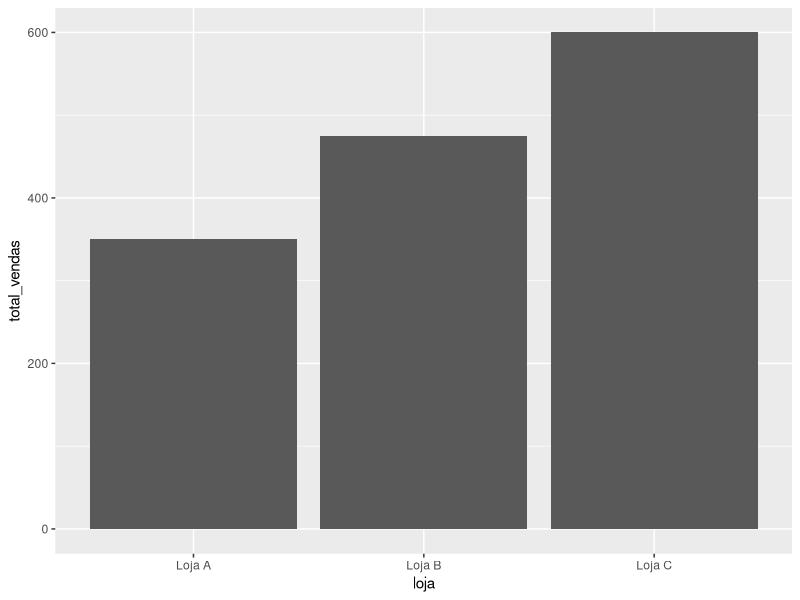
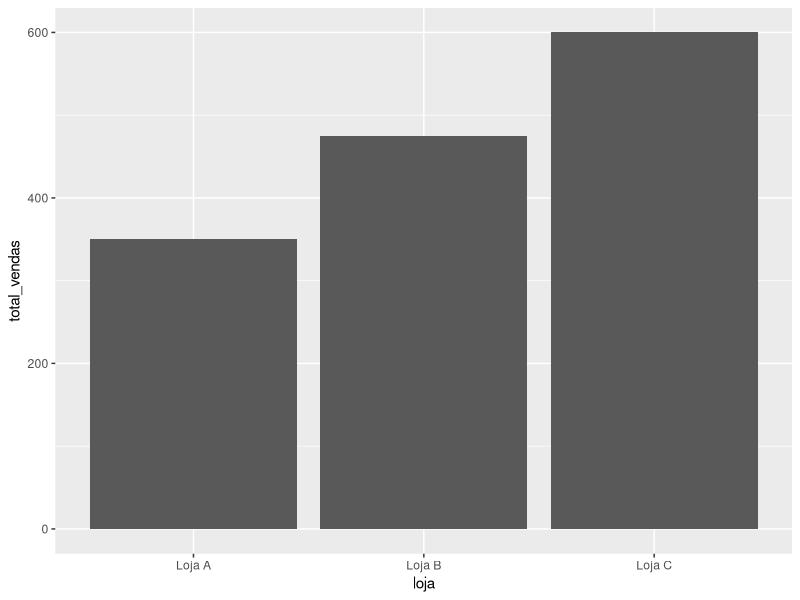
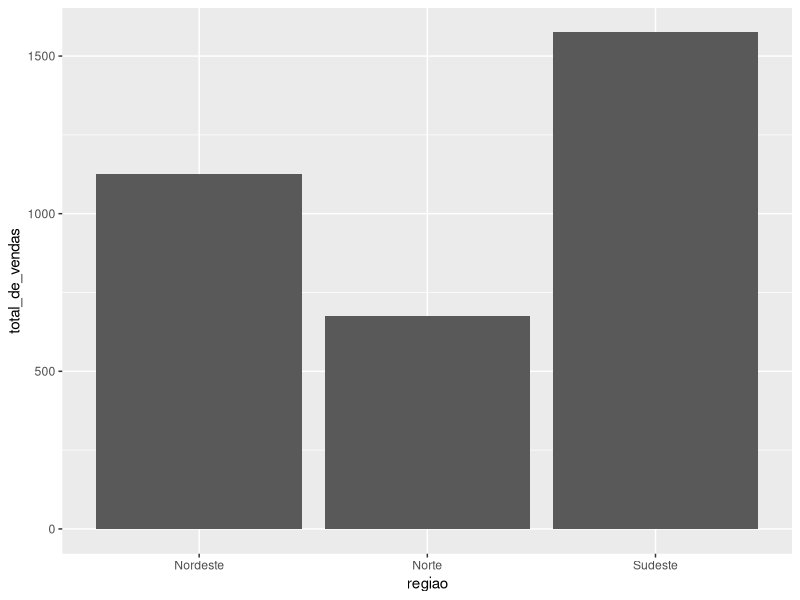
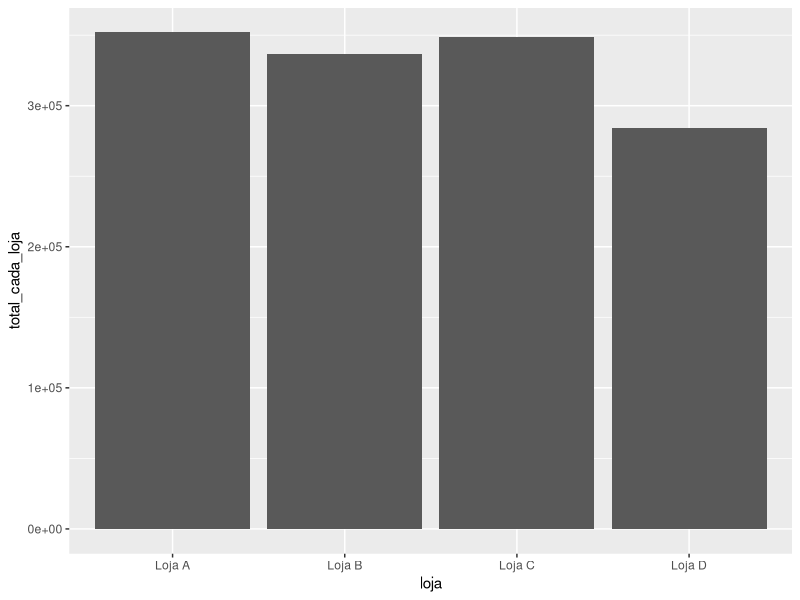

The R source for these figures, in order:
# Remodelagem de Dados com tidyr

# Exercícios


# Configurando o diretório de trabalho
setwd("C:/Users/Julia/Desktop/CienciaDeDados/1.Big-Data-Analytics-com-R-e-Microsoft-Azure-Machine-Learning/7.Manipulacao-de-Dados-com-R")
getwd()



# Carregando os pacotes

library(dplyr)
library(tidyr)
library(stringr)  # necessario para usar a funcao mutate()

library(lubridate) # necessario para funcao de data

library(ggplot2)





# Exercício 1

# Considere o seguinte dataframe com informações sobre vendas de produtos em diferentes lojas:
  
set.seed(123)

vendas <- data.frame(
  loja = rep(LETTERS[1:4], each = 3),
  produto = rep(c("produto A", "produto B", "produto C"), 4),
  venda1 = round(runif(12, min = 10, max = 50)),
  venda2 = round(runif(12, min = 10, max = 50))
)
View(vendas)

# - Reorganize o dataframe para ter uma coluna para a loja, uma coluna para o produto,
#   uma coluna para o tipo de venda (venda1 ou venda2) e uma coluna para o valor da venda.

# - Crie um novo dataframe que apresente a média das vendas de cada produto em cada loja.

vendas_res <- 
  vendas %>% 
  gather(tipo_de_venda, valor_da_venda, c('venda1', 'venda2'))

View(vendas_res)


vendas_res2 <- 
  vendas_res %>% 
  group_by(loja, produto) %>% 
  summarise(media_produto = mean(valor_da_venda))

View(vendas_res2)






# Exercício 2

# Considere o seguinte dataframe com informações sobre o desempenho de alunos em diferentes disciplinas:
  
set.seed(456)

desempenho <- data.frame(
  aluno = paste0("aluno", 1:8),
  matematica_av1 = round(runif(8, min = 0, max = 10), 1),
  matematica_av2 = round(runif(8, min = 0, max = 10), 1),
  portugues_av1 = round(runif(8, min = 0, max = 10), 1),
  portugues_av2 = round(runif(8, min = 0, max = 10), 1),
  historia_av1 = round(runif(8, min = 0, max = 10), 1),
  historia_av2 = round(runif(8, min = 0, max = 10), 1)
)
View(desempenho)

# - Remodele os dados de modo a ter uma coluna para a disciplina, uma coluna para o tipo de avaliação (av1 ou av2) 
#   e uma coluna para a nota.
# - Crie um novo dataframe que apresente a média de cada aluno por disciplina


# coluna para disciplina e coluna para nota

desempenho_res <- 
  desempenho %>% 
  gather(disciplina, nota, -aluno)

View(desempenho_res)

# coluna para o tipo de avaliação

desempenho_res <- 
  desempenho_res %>% 
  separate(col = disciplina, into = c('disciplina', 'tipo_de_avaliacao'), sep = "\\_")

View(desempenho_res)

# ordenando por aluno

desempenho_res <- 
  desempenho_res %>% 
  arrange(aluno)

View(desempenho_res)


# média de cada aluno por disciplina

desempenho_nota_media_por_materia_aluno <- 
  desempenho_res %>% 
  group_by(aluno, disciplina) %>% 
  summarise(nota_media = mean(nota))

View(desempenho_nota_media_por_materia_aluno)


# nota máxima e nota mínima de cada aluno

desempenho_nota_maior_e_menor <- 
  desempenho_res %>% 
  group_by(aluno) %>% 
  summarise(nota_max = max(nota),
            nota_min = min(nota))

View(desempenho_nota_maior_e_menor)


# nota média da disciplina

desempenho_media_materia <- 
  desempenho_res %>% 
  group_by(disciplina) %>% 
  summarise(media = mean(nota))

View(desempenho_media_materia)






# Exercício 3
  
#  Considere o seguinte dataframe com informações sobre vendas de uma loja:

set.seed(123)

loja <- data.frame(
  produto = c("produto1", "produto2", "produto3", "produto4"),
  vendas_semana_1 = round(runif(4, min = 0, max = 100), 2),
  vendas_semana_2 = round(runif(4, min = 0, max = 100), 2),
  vendas_semana_3 = round(runif(4, min = 0, max = 100), 2),
  vendas_semana_4 = round(runif(4, min = 0, max = 100), 2),
  vendas_semana_5 = round(runif(4, min = 0, max = 100), 2),
  vendas_semana_6 = round(runif(4, min = 0, max = 100), 2),
  vendas_semana_7 = round(runif(4, min = 0, max = 100), 2),
  vendas_semana_8 = round(runif(4, min = 0, max = 100), 2),
  vendas_semana_9 = round(runif(4, min = 0, max = 100), 2),
  vendas_semana_10 = round(runif(4, min = 0, max = 100), 2)
)
View(loja)

# - Remodele os dados de modo que tenhamos uma coluna para o produto, uma coluna para a semana e uma coluna para as vendas.

loja_res <- 
  loja %>% 
  gather(semana, valor_vendas, -produto)

View(loja_res)

loja_res2 <- 
  loja_res %>% 
  separate(col = semana, into = c('blabla', 'tipo_da_semana'), sep = 14)

loja_res2 <- subset(loja_res2, select = -blabla)

View(loja_res2)






# Exercício 4
  
#  Considere o seguinte dataframe com informações sobre produtos em estoque:
  
estoque <- data.frame(
  id_produto = c(1, 2, 3, 4, 5),
  nome_produto = c("produto1", "produto2", "produto3", "produto4", "produto5"),
  estoque_01_jan = c(50, 40, 60, 70, 80),
  estoque_01_fev = c(45, 35, 65, 75, 85),
  estoque_01_mar = c(30, 20, 70, 80, 90)
)
View(estoque)

# - Remodele os dados de modo que tenhamos uma coluna para o produto, uma coluna para a data e uma coluna para o estoque.

estoque_res <- 
  estoque %>% 
  gather(data, estoque, -id_produto, -nome_produto)

View(estoque_res)


# removendo o "estoque_" da coluna data

estoque_res2 <-
  estoque_res %>% 
  mutate(data = str_replace(data, "estoque_", ""))

estoque_res2 <-
  estoque_res2 %>% 
  mutate(data = str_replace(data, "_", " "))

View(estoque_res2)






# Exercício 5
  
#  Considere o seguinte dataframe com informações sobre pedidos de uma loja:
  
pedidos <- data.frame(
  id_pedido = c(1, 2, 3, 4, 5, 6, 7, 8, 9, 10, 11, 12),
  data_pedido = c("2021-01-01", "2021-02-02", "2021-02-15", "2021-03-03", "2021-03-20", "2021-01-01",
                  "2021-02-02", "2021-01-01", "2021-02-02", "2021-02-15", "2021-03-03", "2021-02-02"),
  valor_pedido = c(100, 200, 150, 300, 250, 100, 500, 100, 5000, 1000, 2000, 4000),
  status_pedido = c("entregue", "entregue", "cancelado", "entregue", "cancelado", "entregue",
                    "entregue", "cancelado", "entregue", "cancelado", "entregue", "cancelado")
)
View(pedidos)
pedidos

# - Remodele os dados de modo que tenhamos uma coluna para a data, uma coluna para o status do pedido e uma coluna para
#   o valor total dos pedidos para cada combinação de data e status.

pedidos_res <- 
  pedidos %>% 
  group_by(data_pedido, status_pedido) %>% 
  summarise(valor_total = sum(valor_pedido))

View(pedidos_res)






# Exercício 6

#  Considere o seguinte dataframe com informações sobre vendas de produtos em diferentes lojas:

vendas <- data.frame(
  loja = c("Loja A", "Loja B", "Loja C"),
  produto_1 = c(100, 150, 200),
  produto_2 = c(50, 75, 100),
  produto_3 = c(200, 250, 300)
)

View(vendas)

# a. Remodele os dados de modo que tenhamos uma coluna para o produto, uma coluna para a loja e uma coluna para a
#    quantidade vendida.

vendas_a <- 
  vendas %>% 
  gather(produto, qtd_vendida, -loja)

View(vendas_a)


# b. Crie uma nova coluna que contenha o total de vendas de cada loja.

total_vendas_por_loja <- 
  vendas_a %>% 
  group_by(loja) %>% 
  summarise(total_vendas = sum(qtd_vendida))

View(total_vendas_por_loja)
  

# c. Crie um gráfico de barras que mostre o total de vendas de cada loja.

ggplot(data = total_vendas_por_loja,
       aes(x = loja, y = total_vendas)) +
  geom_col()
  
ggplot(data = total_vendas_por_loja,
       aes(x = loja, y = total_vendas)) +
  geom_bar(stat = "identity")






# Exercício 8

#   Considere o seguinte dataframe com informações sobre vendas de produtos em diferentes regiões:
  
vendas <- data.frame(
  regiao = c("Norte", "Norte", "Nordeste", "Nordeste", "Sudeste", "Sudeste"),
  produto = c("produto_1", "produto_2", "produto_1", "produto_2", "produto_1", "produto_2"),
  janeiro = c(100, 50, 200, 100, 300, 150),
  fevereiro = c(150, 75, 250, 125, 350, 175),
  marco = c(200, 100, 300, 150, 400, 200)
)
View(vendas)

# a. Remodele os dados de modo que tenhamos uma coluna para o produto, uma coluna para a região, uma coluna para o mês
#    e uma coluna para a quantidade vendida.

vendas_a <- 
  vendas %>% 
  gather(mes, qtd_vendida, -regiao, -produto)

View(vendas_a)

# b. Crie uma nova coluna que contenha o total de vendas de cada produto em cada região.

vendas_qtd_vendida <- 
  vendas_a %>% 
  group_by(regiao) %>% 
  summarise(total_de_vendas = sum(qtd_vendida))

View(vendas_qtd_vendida)

# c. Crie um gráfico de barras que mostre o total de vendas de cada produto em cada região.

ggplot(data = vendas_qtd_vendida,
       aes(x = regiao,
           y = total_de_vendas)) +
  geom_bar(stat = 'identity')






# Exercício 9
  
#  Considere o seguinte dataframe com informações sobre pacientes em um hospital:

set.seed(123)

pacientes <- data.frame(
  id = 1:1000,
  idade = sample(18:90, 1000, replace = TRUE),
  sexo = sample(c("M", "F"), 1000, replace = TRUE),
  pressao_sanguinea = sample(90:180, 1000, replace = TRUE),
  diabetes = sample(c("Sim", "Não"), 1000, replace = TRUE),
  colesterol = sample(150:300, 1000, replace = TRUE),
  cancer = sample(c("Sim", "Não"), 1000, replace = TRUE),
  obesidade = sample(c("Sim", "Não"), 1000, replace = TRUE),
  fumante = sample(c("Sim", "Não"), 1000, replace = TRUE),
  internado = sample(c("Sim", "Não"), 1000, replace = TRUE)
)
View(pacientes)

# a) Crie uma nova coluna chamada idade_grupo que agrupa a idade dos pacientes em faixas etárias:
#
#    18-29, 30-39, 40-49, 50-59, 60-69, 70-79 e 80-90.


# utilizando função cut()

pacientes_a <- pacientes

pacientes_a$idade_grupo <- cut(pacientes_a$idade,
                               breaks = c(17, 29, 39, 49, 59, 69, 79, 90),
                               labels = c('18-29', '30-39', '40-49', '50-59', '60-69', '70-79', '80-90'))
View(pacientes_a)


# utilizando mutate() e case_when() do pacote dplyr

pacientes_a2 <- pacientes

pacientes_a2 <- pacientes_a2 %>%
  mutate(idade_grupo = case_when(
    idade >= 18 & idade <= 29 ~ "18-29",
    idade >= 30 & idade <= 39 ~ "30-39",
    idade >= 40 & idade <= 49 ~ "40-49",
    idade >= 50 & idade <= 59 ~ "50-59",
    idade >= 60 & idade <= 69 ~ "60-69",
    idade >= 70 & idade <= 79 ~ "70-79",
    idade >= 80 & idade <= 90 ~ "80-90",
    TRUE ~ NA_character_                      # se nenhuma das faixas etárias especificadas na função for atendida, o valor "NA" será atribuído à nova coluna "idade_grupo".
  ))

View(pacientes_a2)


# b) Crie um novo dataframe chamado pacientes_fumantes que contenha apenas as informações dos pacientes que são fumantes.

pacientes_fumantes <- 
  pacientes %>% 
  filter(fumante == "Sim")

View(pacientes_fumantes)


# c) Crie um novo dataframe chamado pacientes_internados que contenha apenas as informações dos pacientes que foram
#    internados.

pacientes_internados <- 
  pacientes %>% 
  filter(internado == "Sim")

View(pacientes_internados)






# Exercício 10
  
#  Considere o seguinte dataframe com informações sobre vendas de produtos em diferentes lojas:
  
vendas <- data.frame(
  loja = sample(c("Loja A", "Loja B", "Loja C", "Loja D"), 1000, replace = TRUE),
  produto = sample(c("produto_1", "produto_2", "produto_3"), 1000, replace = TRUE),
  quantidade = sample(1:100, 1000, replace = TRUE),
  preco_unitario = sample(1:50, 1000, replace = TRUE)
)
View(vendas)

# a) Crie uma nova coluna chamada receita que calcule a receita de cada venda.

vendas2 <- 
  vendas %>% 
  mutate(receita = quantidade * preco_unitario)

View(vendas2)


# b) Crie um novo dataframe chamado vendas_produto_1 que contenha apenas as informações das vendas do produto 1.

vendas_produto_1 <- 
  vendas2 %>% 
  filter(produto == 'produto_1')

View(vendas_produto_1)


# c) Crie um novo dataframe chamado vendas_por_loja que contenha a quantidade de vendas e a receita total de cada loja.

vendas_por_loja <- 
  vendas2 %>% 
  group_by(loja) %>% 
  summarise(
    qtd_de_vendas = sum(quantidade),
    total_cada_loja = sum(receita)
  )

View(vendas_por_loja)


# d) Crie um gráfico de barras representando vendas por loja

ggplot(data = vendas_por_loja,
  aes(x = loja, y = total_cada_loja)) +
  geom_bar(stat = 'identity')





# Exercício 11
  
#  Considere o seguinte dataframe com informações sobre despesas de um estabelecimento comercial:
  
despesas <- data.frame(
  data = seq(as.Date("2021-01-01"), by = "day", length.out = 1000),
  descricao = sample(c("Aluguel", "Água", "Luz", "Telefone", "Internet", "Material de escritório"), 1000, replace = TRUE),
  valor = sample(1:1000, 1000, replace = TRUE)
)
View(despesas)

# a) Crie uma nova coluna chamada mes que contenha o mês de cada despesa.

#dados_despesas <- 
#  despesas %>% 
#  separate(col = data, into = c('deletar', 'mes'), sep = '\\-')

#dados_despesas <- 
#  dados_despesas %>% 
#  select(mes)

#dados_despesas <- 
#  despesas %>% 
#  mutate(dados_despesas)

#dados_despesas <- 
#  dados_despesas %>% 
#  select(data, mes, descricao, valor)


# usando month()

dados_despesas <-
  despesas %>%
  mutate(mes = month(data))

dados_despesas <- 
  dados_despesas %>% 
  select(data, mes, descricao, valor)

View(dados_despesas)


# b) Crie um novo dataframe chamado despesas_aluguel que contenha apenas as informações das despesas com aluguel.

despesas_aluguel <- 
  dados_despesas %>% 
  filter(descricao == 'Aluguel')

View(despesas_aluguel)


# c) Crie um novo dataframe chamado total_despesas_mes que contenha o total de despesas por mês

total_despesas_mes <- 
  dados_despesas %>% 
  group_by(mes) %>% 
  summarise(despesas_por_mes = sum(valor))

View(total_despesas_mes)







